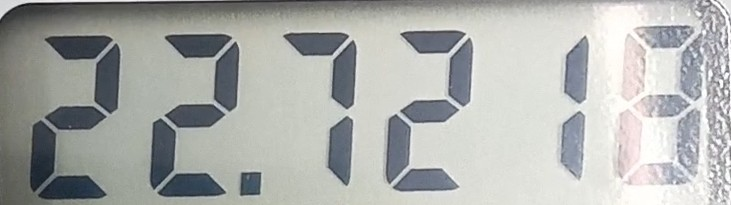
#> input picture ImageProcess/ims/IMG0.jpg, 731 x 205 px
$ jupyter execute imanalysis.ipynb
#> lines starting #> are read from the running program, lines starting #| are printed output that depends on the picture; after the words box and inside, x2 and y2 are one past the last pixel; in counts of white or black regions, pixels touching at a corner belong together
[cell 1]
# import the necessary packages
from imutils.perspective import four_point_transform
from imutils import contours
import imutils
import cv2
import matplotlib.pyplot as plt

# define the dictionary of digit segments so we can identify
# each digit on the thermostat
DIGITS_LOOKUP = {
	(1, 1, 1, 0, 1, 1, 1): 0,
	(0, 0, 1, 0, 0, 1, 0): 1,
	(1, 0, 1, 1, 1, 1, 0): 2,
	(1, 0, 1, 1, 0, 1, 1): 3,
	(0, 1, 1, 1, 0, 1, 0): 4,
	(1, 1, 0, 1, 0, 1, 1): 5,
	(1, 1, 0, 1, 1, 1, 1): 6,
	(1, 0, 1, 0, 0, 1, 0): 7,
	(1, 1, 1, 1, 1, 1, 1): 8,
	(1, 1, 1, 1, 0, 1, 1): 9,
    (0,0,0,0,0,0,0) : -1
}

[cell 2]
def read_digits(filename:str):
    """
    """
#> called with filename = 'ims/IMG0.jpg'
    # load the example image
    image = cv2.imread(filename)
#> image is the input picture: shape (205, 731, 3); mean B, G, R 171.9, 174.6, 172.5
    # pre-process the image by resizing it, converting it to
    # graycale, blurring it, and computing an edge map
    image = imutils.resize(image, height=500)
#> image: shape (500, 1782, 3)
    gray = cv2.cvtColor(image, cv2.COLOR_BGR2GRAY)
    blurred = cv2.GaussianBlur(gray, (5, 5), 0)
    edged = cv2.Canny(blurred, 50, 200, 255)
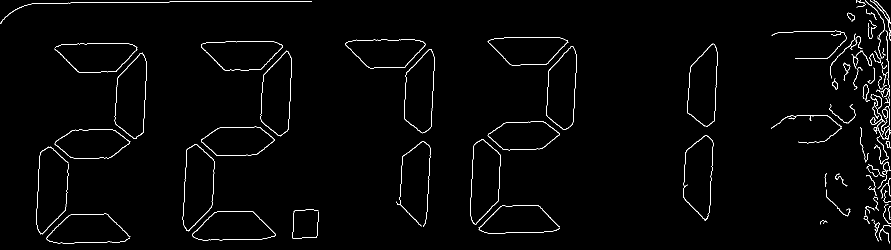
#> edged: shape (500, 1782) (shown at 1/2 size); 1.6% white in thin lines or dots

    # find contours in the edge map, then sort them by their
    # size in descending order
    cnts = cv2.findContours(edged.copy(), cv2.RETR_EXTERNAL, cv2.CHAIN_APPROX_SIMPLE)
#> cnts = 91 contours, 51 with area under 20; largest, box (x1, y1, x2, y2) and area: (365, 289, 429, 463) 8017, (229, 105, 293, 278) 7950, (521, 101, 584, 273) 7716, (940, 278, 1002, 450) 7618, (808, 98, 869, 267) 7520
    cnts = imutils.grab_contours(cnts)
    cnts = sorted(cnts, key=cv2.contourArea, reverse=True)
    displayCnt = None
    # loop over the contours
    for c in cnts:
        # approximate the contour
        peri = cv2.arcLength(c, True)
        approx = cv2.approxPolyDP(c, 0.02 * peri, True)
        # if the contour has four vertices, then we have found
        # the thermostat display
        if len(approx) == 4:
            displayCnt = approx
            break
#> this loop made 27 passes
#> (peri, displayCnt) on pass 27: (207.4, [[1740, 0], [1776, 41], [1780, 81], [1777, 41]])
#> peri on passes 1 to 6: 413.2, 411, 405.3, 405, 399.9, 407

    # extract the thermostat display, apply a perspective transform
    # to it
    warped = four_point_transform(gray, displayCnt.reshape(4, 2))
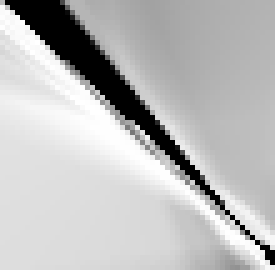
#> warped: shape (54, 55) (shown 5 times larger); min 0, max 255, mean 187.4
    output = four_point_transform(image, displayCnt.reshape(4, 2))

    # threshold the warped image, then apply a series of morphological
    # operations to cleanup the thresholded image
    thresh = cv2.threshold(warped, 0, 255,
        cv2.THRESH_BINARY_INV | cv2.THRESH_OTSU)[1]
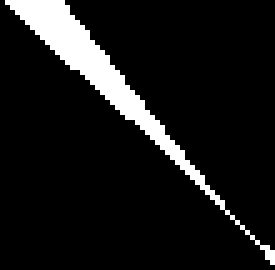
#> thresh: shape (54, 55) (shown 5 times larger); 9.6% white; 1 white region, box (x1, y1, x2, y2) and area: (1, 0, 55, 53) 286
    kernel = cv2.getStructuringElement(cv2.MORPH_ELLIPSE, (1, 5))
    thresh = cv2.morphologyEx(thresh, cv2.MORPH_OPEN, kernel)
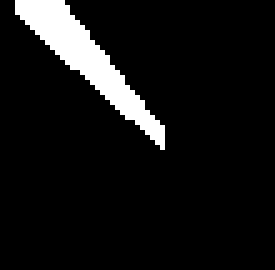
#> thresh: shape (54, 55) (shown 5 times larger); 7.8% white; 1 white region

    # find contours in the thresholded image, then initialize the
    # digit contours lists
    cnts = cv2.findContours(thresh.copy(), cv2.RETR_EXTERNAL, cv2.CHAIN_APPROX_SIMPLE)
#> cnts = 1 contour; box (x1, y1, x2, y2) and area: (3, 0, 33, 30) 198
    cnts = imutils.grab_contours(cnts)
    digitCnts = []
    # loop over the digit area candidates
    for c in cnts:
        # compute the bounding box of the contour
        (x, y, w, h) = cv2.boundingRect(c)
        # if the contour is sufficiently large, it must be a digit
        if w >= 15 and (h >= 30 and h <= 40):
            digitCnts.append(c)
#> this loop made 1 pass
#> (x, y, w, h) on pass 1: (3, 0, 30, 30)
#> after the loop, digitCnts has the same summary as cnts

    # sort the contours from left-to-right, then initialize the
    # actual digits themselves
    digitCnts = contours.sort_contours(digitCnts, method="left-to-right")[0]
    digits = []

    # loop over each of the digits
    for c in digitCnts:
        # extract the digit ROI
        (x, y, w, h) = cv2.boundingRect(c)
        roi = thresh[y:y + h, x:x + w]
        # compute the width and height of each of the 7 segments
        # we are going to examine
        (roiH, roiW) = roi.shape
        (dW, dH) = (int(roiW * 0.25), int(roiH * 0.15))
        dHC = int(roiH * 0.05)
        # define the set of 7 segments
        segments = [
            ((0, 0), (w, dH)),	# top
            ((0, 0), (dW, h // 2)),	# top-left
            ((w - dW, 0), (w, h // 2)),	# top-right
            ((0, (h // 2) - dHC) , (w, (h // 2) + dHC)), # center
            ((0, h // 2), (dW, h)),	# bottom-left
            ((w - dW, h // 2), (w, h)),	# bottom-right
            ((0, h - dH), (w, h))	# bottom
        ]
        on = [0] * len(segments)
        pass
#> this loop made 1 pass
#> (x, y, w, h, roiH, roiW, dW, dH) on pass 1: (3, 0, 30, 30, 30, 30, 7, 4)
#> pass 1, in read_digits, `roi = thresh[y:y + h, x:x + w]`:
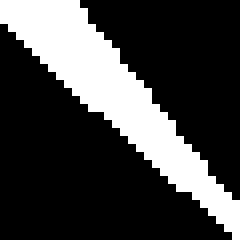
#> roi: shape (30, 30) (shown 8 times larger); 25.9% white; 1 white region, box (x1, y1, x2, y2) and area: (0, 0, 30, 30) 233

    for (i, ((xA, yA), (xB, yB))) in enumerate(segments):
            segROI = roi[yA:yB, xA:xB]
            total = cv2.countNonZero(segROI)
            area = (xB - xA) * (yB - yA)

            if total / float(area) > 0.5:
                on[i]= 1
#> this loop made 7 passes
#> (xA, yA, xB, yB, total, area) on passes 1 to 7: (0, 0, 30, 4, 43, 120), (0, 0, 7, 15, 42, 105), (23, 0, 30, 15, 0, 105), (0, 14, 30, 16, 16, 60), (0, 15, 7, 30, 0, 105), (23, 15, 30, 30, 38, 105), (0, 26, 30, 30, 10, 120)

    digit = DIGITS_LOOKUP[tuple(on)]
#> digit = -1
    digits.append(digit)
    cv2.rectangle(output, (x, y), (x + w, y + h), (0, 255, 0), 1)
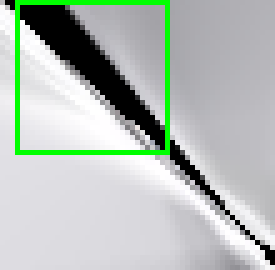
#> output: shape (54, 55, 3) (shown 5 times larger); mean B, G, R 183.1, 189.8, 180.2
    cv2.putText(output, str(digit), (x - 10, y - 10),
    cv2.FONT_HERSHEY_SIMPLEX, 0.65, (0, 255, 0), 2)


    # display the digits
    # print(u"{}{}.{} \u00b0C".format(*digits))
    cv2.imshow("Input", image)
    cv2.imshow("Output", output)
    cv2.waitKey(0)

$ run again, with ImageProcess/ims/IMG10.jpg copied over ImageProcess/ims/IMG0.jpg
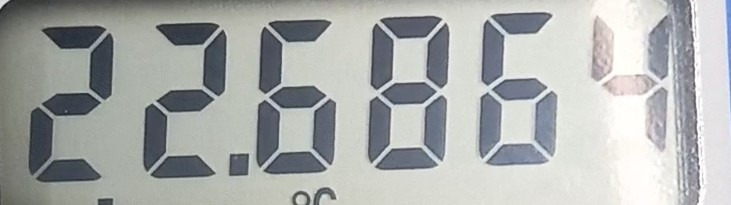
#> input picture ImageProcess/ims/IMG10.jpg, 731 x 205 px
#> in read_digits, image is the input picture: shape (205, 731, 3); mean B, G, R 171.7, 173, 170.2
#> image: shape (500, 1782, 3)
#> in read_digits, `edged = cv2.Canny(blurred, 50, 200, 255)`:
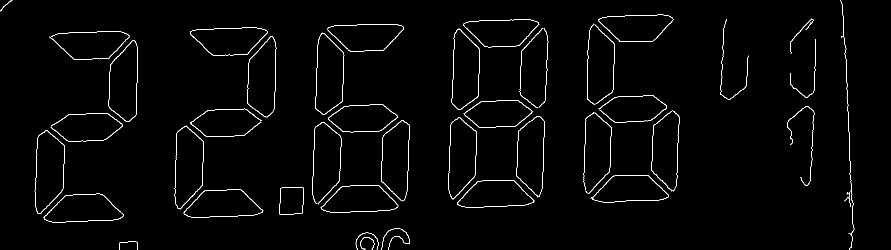
#> edged: shape (500, 1782) (shown at 1/2 size); 1.6% white in thin lines or dots
#> in read_digits, `cnts = cv2.findContours(edged.copy(), cv2.RETR_EXTERNAL, cv2.CHAIN_APP..`: cnts = 45 contours, 8 with area under 20; largest, box (x1, y1, x2, y2) and area: (69, 261, 130, 428) 7428, (349, 251, 408, 419) 7266, (630, 65, 689, 230) 7218, (217, 80, 276, 244) 7192, (494, 72, 553, 235) 7016
#> the loop in read_digits, `for c in cnts:` made 17 passes
#> (peri, displayCnt) on pass 17: (200.9, [[605, 374], [560, 377], [559, 428], [604, 426]])
#> in read_digits, `thresh = cv2.morphologyEx(thresh, cv2.MORPH_OPEN, kernel)`:
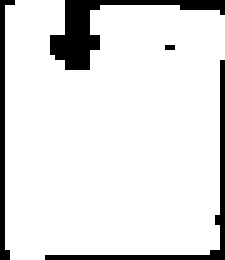
#> thresh: shape (52, 45) (shown 5 times larger); 88.6% white; 4 black regions (1 under 20 px)
#> in read_digits, `cnts = cv2.findContours(thresh.copy(), cv2.RETR_EXTERNAL, cv2.CHAIN_AP..`: cnts = 1 contour; box (x1, y1, x2, y2) and area: (1, 0, 45, 52) 1970
#> the loop in read_digits, `for c in cnts:` made 1 pass
#> (x, y, w, h) on pass 1: (1, 0, 44, 52)
#> after the loop in read_digits, `for c in cnts:`: digitCnts = []
